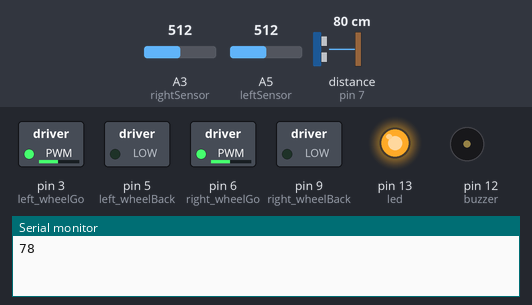
The sketch below on a simulated Arduino Uno, built with avr-gcc and run on an emulated ATmega328P. Shown: switched loads named in the sketch (green lamp = pin HIGH), output pins drawn as LEDs (lit = HIGH), buzzer (waves = sounding, pin HIGH), the last lines printed to the serial monitor. Wiring (inferred from the names in the program): ultrasonic range finder: trigger pin 8; echo pin 7. Inputs (shaded band) come from the test bench; at power-on: A3 (rightSensor) = 512, A5 (leftSensor) = 512, distance to the obstacle (sensor on pin 7) 80 cm. The echo pulse lasts 58.3 µs per cm; pins used as bus, display or sensor lines are not drawn.

Above: at 1.2 s.
1.3 s: A3 (rightSensor) set to 32
2.8 s: A3 (rightSensor) set to 26
At 3.3 s:
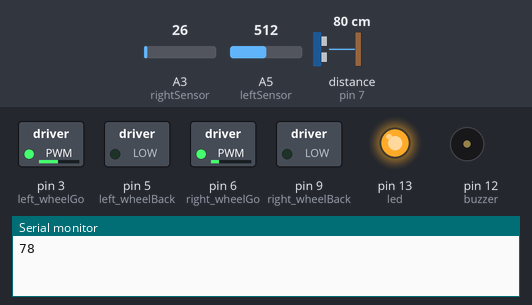
4.3 s: A5 (leftSensor) set to 32
5.8 s: A5 (leftSensor) set to 27
At 6.8 s:
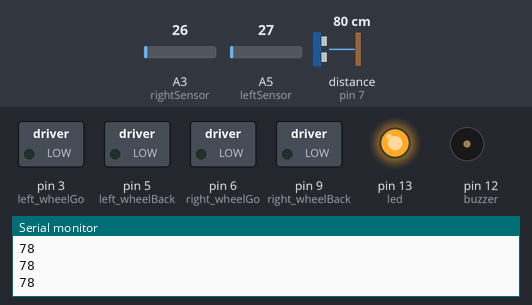
7.3 s: A3 (rightSensor) set to 60
At 7.8 s:
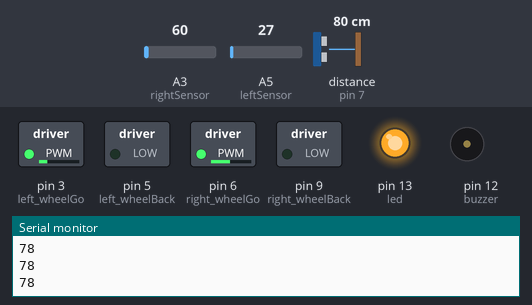
8.8 s: A3 (rightSensor) set to 0
At 9.1 s:
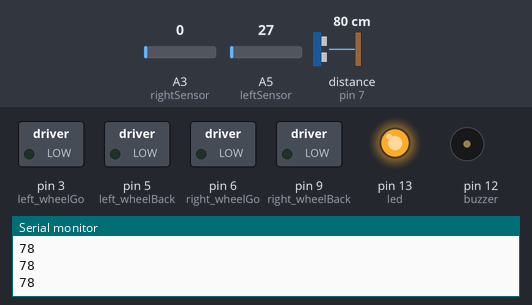
Timing chart, 0 to 11.3 s (numbered marks = the images above; inputs shaded):
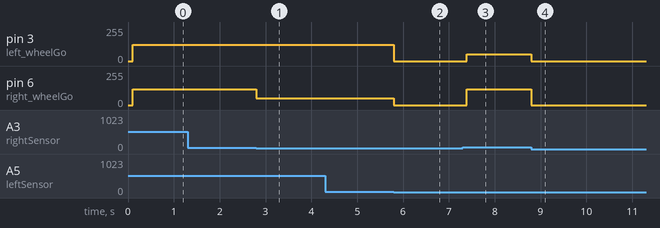

Measured:
- the behaviour switches between 29 and 28 on A3 (rightSensor) (found by bisection; images 0 and 1)
- the behaviour switches between 29 and 28 on A5 (leftSensor) (found by bisection; images 1 and 2)
- after the input at 1.3 s, every drawn part: stays the same
- after the input at 2.8 s, pin 6 (right_wheelGo): 120/255 → 50/255 at once
- after the input at 4.3 s, every drawn part: stays the same
- after the input at 5.8 s, pin 3 (left_wheelGo): 121/255 → 0/255 at once; pin 6 (right_wheelGo): 50/255 → 0/255 at once
- after the input at 7.3 s, pin 3 (left_wheelGo): 0/255 → 51/255 after 0.09 s; pin 6 (right_wheelGo): 0/255 → 120/255 after 0.09 s
- after the input at 8.8 s, pin 3 (left_wheelGo): 51/255 → 0/255 at once; pin 6 (right_wheelGo): 120/255 → 0/255 at once

The sketch:

distance_sensor_-_Follow_line.ino
```cpp
//Line Sensor
int rightSensor = A3;
int middleSensor = A4;
int leftSensor = A5;
int led = 13;

// Wheels
#define left_wheelGo 3
#define left_wheelBack 5
#define right_wheelGo 6
#define right_wheelBack 9

// Motor speed
int max_speed = 255;
int middle_speed = 120;
int min_speed = 50;

// Ultrasonic sensor
#define echo 7
#define trigger 8

int sensorControll = 28;
int buzzer = 12;


void serialPrint(char sensor, int value)
{
  Serial.println("Sensor "+(String)sensor+" value="+(String)value);
}

// ----------------------------------------- BUZZER ---------------------------------------

int buzzy(unsigned int timing) // gera buzina por 'ms'
{
  digitalWrite(buzzer, HIGH);
  delay(timing);
  digitalWrite(buzzer, LOW);
}

void angry_buzzy(){
  buzzy(2000); // buzina por 2s
  delay(200);
  buzzy(200); // buzina por 0,5s
  delay(200);
  buzzy(200); // buzina por 0,5s
  delay(100);
  buzzy(500); // buzina por 0,5s
}

// ------------------------------------ OBSTÁCULO -----------------------------------------

void barrier()
{
  if(superSonic() <= 10)
  {
    stopMotor();
    angry_buzzy();
  }
}


// ------------------------------ LEITURA DOS SENSORES -------------------------------------
int rightSensorFunction()
{
  int value = analogRead(rightSensor);
  //serialPrint('R', value);
  return(value);
}

int leftSensorFunction()
{
  int value = analogRead(leftSensor);
  //serialPrint('L', value);
  return(value);
}

int middleSensorFunction()
{
  int value = analogRead(middleSensor);
  //serialPrint('M', value);
  return(value);
}

// ------------------------------- CONTROLE DE MOTORES -----------------------------------------

void stopMotor()
{
  analogWrite(left_wheelGo, 0);
  analogWrite(left_wheelBack, 0);
  analogWrite(right_wheelGo, 0);
  analogWrite(right_wheelBack, 0);
}

void dickVigarista(const int right, const int left)
{
  analogWrite(right_wheelGo, right);
  analogWrite(right_wheelBack, 0);

  analogWrite(left_wheelGo, left + 1);
  analogWrite(left_wheelBack, 0);
}

// ------------------------------- LEITURA SUPERSÔNICO ------------------------------------------

int superSonic() // retorna distância estimada em cm
{
  long int lenght;
  int distance; /* em cm */

  digitalWrite(trigger, LOW);
  delay(100);
  digitalWrite(trigger, HIGH);
  delayMicroseconds(10);
  digitalWrite(trigger, LOW);

  lenght = pulseIn(echo, HIGH, 100000);
  distance = lenght * 0.034 / 2;
  return(distance);
  }

// ------------------------------------ CONTROLE ------------------------------------------------

void setup()
{
  // put your setup code here, to run once:
  Serial.begin(9600);
  pinMode(led, OUTPUT);
  digitalWrite(led,HIGH);

  pinMode(left_wheelGo, OUTPUT);
  pinMode(left_wheelBack, OUTPUT);
  pinMode(right_wheelGo, OUTPUT);
  pinMode(right_wheelBack, OUTPUT);

  pinMode(trigger, OUTPUT);
  pinMode(echo, INPUT);

  pinMode(buzzer, OUTPUT);
  digitalWrite(buzzer, LOW);


  stopMotor();
}

void loop() {
  // put your main code here, to run repeatedly:
  int d = superSonic();
  Serial.println(d);

   while(rightSensorFunction() >sensorControll && leftSensorFunction() >sensorControll)
   {
    dickVigarista(middle_speed, middle_speed);
   }

   while(rightSensorFunction() > sensorControll && leftSensorFunction() <= sensorControll)
   {
    dickVigarista(middle_speed, min_speed);
   }

   while(rightSensorFunction() <= sensorControll && leftSensorFunction() > sensorControll)
   {
    dickVigarista(min_speed, middle_speed);
   }

   if(rightSensorFunction() <=sensorControll && leftSensorFunction() <=sensorControll)
   {
    stopMotor();
   }
}
```
